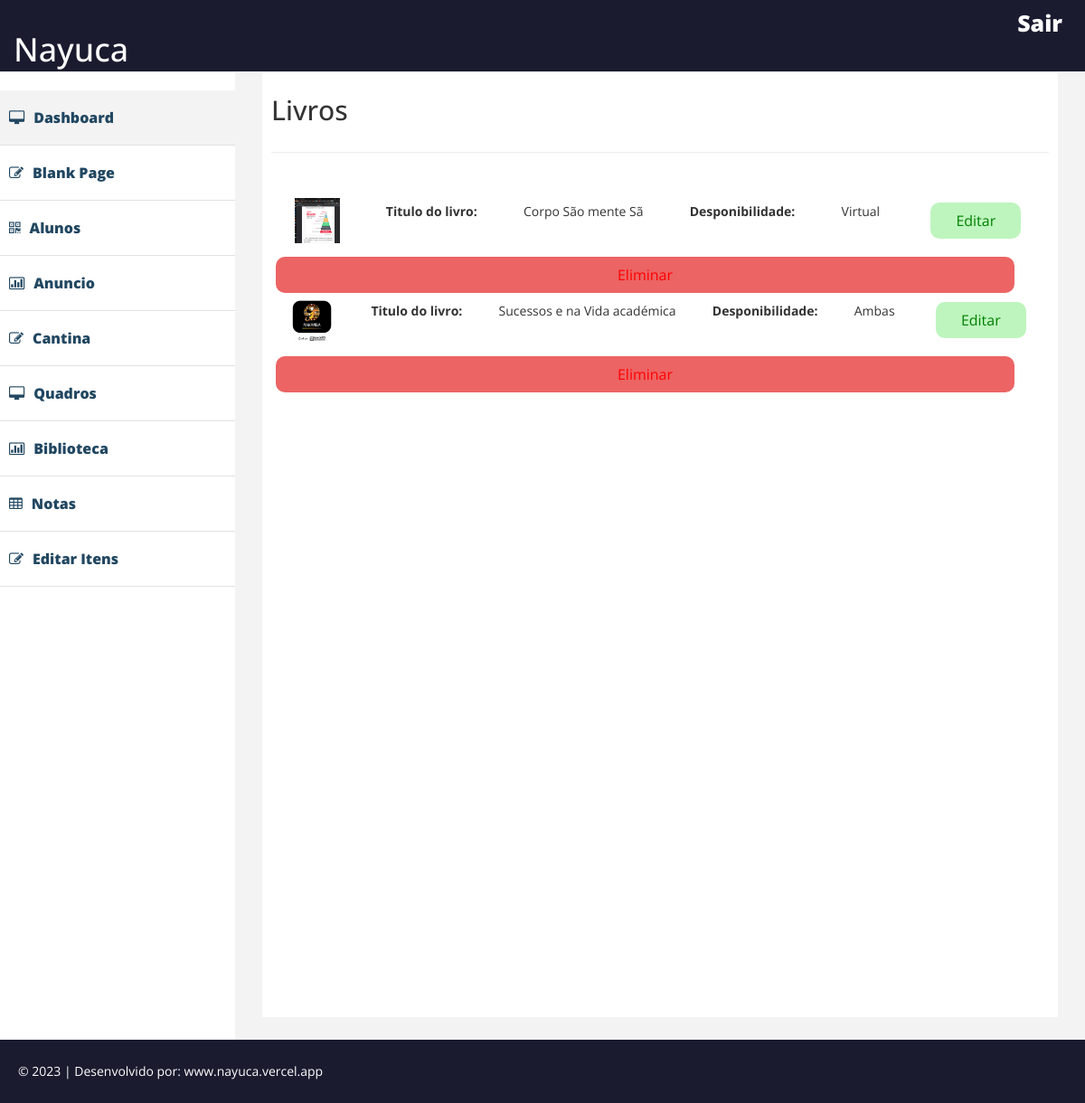
The page /dashboard/editArtigos-lib.php on the database its author committed.
### tables this page shows
CREATE TABLE `biblioteca` (
  `id` int(11) NOT NULL,
  `nomelivro` varchar(50) NOT NULL,
  `imglivro` text NOT NULL,
  `desponibilidade` varchar(50) NOT NULL,
  `link` text NOT NULL,
  `descricao` text NOT NULL
);

### dashboard/editArtigos-lib.php (the view, shortened to what this page needs)
<?php
include "../conexao.php";
?>
<!DOCTYPE html>
<html xmlns="http://www.w3.org/1999/xhtml">
<head>
    <link href="assets/css/bootstrap.css" rel="stylesheet" />
    <link href="assets/css/font-awesome.css" rel="stylesheet" />
    <link href="assets/css/custom.css" rel="stylesheet" />
   <link rel="stylesheet" href="./assets/css/style.module.css">
</head>
<body>
    <div id="wrapper">
         <div class="navbar navbar-inverse navbar-fixed-top">
            <div class="adjust-nav">
                <div class="navbar-header">
                    <a class="navbar-brand" href="./painel.php">
                        <h1>Nayuca</h1>
                    </a>
                </div>
                 <span class="logout-spn" >
                  <a href="#" style="color:#fff;">Sair</a>
                </span>
            </div>
        </div>
        <nav class="navbar-default navbar-side" role="navigation">
            <?php include('./menu.php'); ?>
        </nav>
        <div id="page-wrapper" >
                <div id="page-inner">
                        <div class="row">
                                <div class="col-md-12">
                                <h2>Livros</h2>
                                </div>
                        </div>
                    <hr />
                    <div>
            <div class="nt-nt" style="display: flex; flex-direction: column;">
                <?php
                 $sqluser = "SELECT * FROM biblioteca";
                 $resultuser = mysqli_query($connect,$sqluser);
                ?>
                <br>
                <?php
                    while($exibiruser = mysqli_fetch_array($resultuser)){
                ?>
                <form action="./editLib.php" method="get">
                    <p style="display: flex; justify-content: space-around;"><img src="../assets/livros/capas/<?php echo $exibiruser['imglivro'] ?>" style="width: 50px; height: 50px;"> <strong>Titulo do livro:</strong> <?php echo $exibiruser['nomelivro'] ?>  <strong>Desponibilidade:</strong> <?php echo $exibiruser['desponibilidade'] ?>
                    <input type="submit" value="Editar" style="width: 100px; margin: 5px; border-bottom: none; border-radius: 10px; height: 40px; background-color: rgba(127,235,127,0.5); color: green;">
                </p>
                </form>
                <form action="./processardeleteLib.php" method="post">
                    <input type="submit" value="Eliminar" name="eliminar" style="width: 95%; margin: 5px; border-bottom: none; border-radius: 10px; height: 40px; background-color: rgb(236,100,100); color: red;">
                </form>
                <?php } mysqli_close($connect);?>
            </div>
        </div>
                </div>
        </div>
    </div>
    <div class="footer">
      <div class="row">
          <div class="col-lg-12" >
              &copy;  2023 | Desenvolvido por: <a href="https://nayuca.vercel.app" style="color:#fff;" target="_blank">www.nayuca.vercel.app</a>
          </div>
      </div>
    </div>
</body>
</html>

### dashboard/assets/css/custom.css (style rules this page uses)
body { font-family: 'Open Sans', sans-serif; line-height:30px; }
#wrapper { width: 100%; margin-top:50px; }
#page-wrapper { padding: 15px 15px; min-height: 600px; background:#F3F3F3; }
#page-inner { width:100%; margin:10px 20px 10px 0px; background-color:#fff!important; padding:10px; min-height:1050px; }
.navbar-side { border:none; background-color: #fff; }
.navbar-inverse { background-color: #1A1B2F; border-color: #F0F0F0; min-height: 80px; }
.logout-spn { float:right; color:#fff; font-size:25px; font-weight:800; margin:20px; margin: 10px 25px 10px 50px; }
.logout-spn a { text-decoration:none; }
.footer { background-color:#1A1B2F; width:100%; color:#fff; padding:20px 50px 20px 50px; padding-left:20px; }
@media (min-width:768px) { #page-wrapper { margin: 0 0 0 260px; padding: 15px 30px; min-height: 1050px; } }
@media (min-width:768px) { .navbar-side { z-index: 1; position: absolute; width: 260px; } }

### dashboard/assets/css/style.module.css (style rules this page uses)
:root { --azul-escuro: #1A1B2F; --amarelo: #FFB423; }
form { display: flex; flex-direction: column; }
span { color: red rgb(127, 235, 127); }
input, textarea, select { height: 3em; width: 30em; margin-bottom: 1em; border: none; background-color: #f1f2f1; border-bottom: 2px solid #1A1B2F; font-size: 12pt; padding: 5px; transition: 300ms; cursor: pointer; }
.nt-nt { display: flex; }

### rows shown on the page
biblioteca: imglivro (picture), nomelivro "Corpo São mente Sã", desponibilidade "Virtual"
biblioteca: imglivro (picture), nomelivro "Sucessos e na Vida académica", desponibilidade "Ambas"
